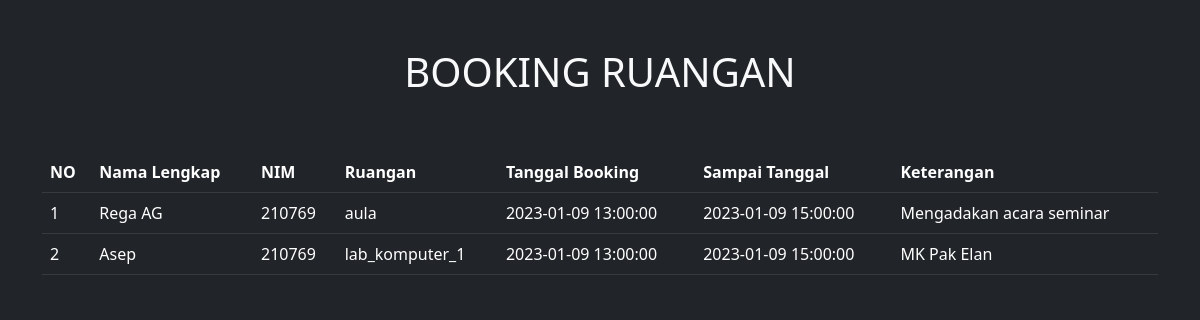
The app's page /booking_ruangan.php with its own data.
### tables this page shows
CREATE TABLE `booking` (
  `id` int(11) NOT NULL,
  `nama_lengkap` varchar(100) NOT NULL,
  `nim` int(10) NOT NULL,
  `tanggal_booking` datetime NOT NULL,
  `sampai_tanggal` datetime NOT NULL,
  `ruangan` varchar(50) NOT NULL,
  `keterangan` varchar(500) NOT NULL
);

### function.php (called while the page is built, shortened)
<?php
    $conn = mysqli_connect("localhost","root","","siak_room");
function query($query){
    global $conn;
    $result = mysqli_query($conn, $query);
    $rows = [];
    while($row = mysqli_fetch_assoc($result)){
        $rows[] = $row;
    }
    return $rows;
}
?>

### booking_ruangan.php (the view, shortened to what this page needs)
<?php
    require 'function.php';
    $booking = query("SELECT * FROM booking");
?>
<!DOCTYPE html>
<html lang="en">
  <head>
    <link
      href="https://cdn.jsdelivr.net/npm/bootstrap@5.0.2/dist/css/bootstrap.min.css"
      rel="stylesheet"
    />
  </head>
  <body class="bg-dark text-light">
    <div class="container">
      <div class="text-center pt-5 pb-5">
        <h1>BOOKING RUANGAN</h1>
      </div>
      <div class="table-responsive">
        <table class="table table-dark">
          <tr>
            <th>NO</th>
            <th>Nama Lengkap</th>
            <th>NIM</th>
            <th>Ruangan</th>
            <th>Tanggal Booking</th>
            <th>Sampai Tanggal</th>
            <th>Keterangan</th>
          </tr>
          <?php $i = 1; ?>
          <?php foreach($booking as $bkg) : ?>
          <tr>
              <td><?= $i; ?></td>
              <td><?= $bkg["nama_lengkap"] ;?></td>
              <td><?= $bkg["nim"] ;?></td>
              <td><?= $bkg["ruangan"] ;?></td>
              <td><?= $bkg["tanggal_booking"] ;?></td>
              <td><?= $bkg["sampai_tanggal"] ;?></td>
              <td><?= $bkg["keterangan"] ;?></td>
          </tr>
          <?php $i++; ?>
          <?php endforeach; ?>
        </table>
      </div>
    </div>
  </body>
</html>

### records on screen
booking: nama_lengkap "Rega AG", nim "210769", ruangan "aula", tanggal_booking "2023-01-09 13:00:00", sampai_tanggal "2023-01-09 15:00:00", keterangan "Mengadakan acara seminar"
booking: nama_lengkap "Asep", nim "210769", ruangan "lab_komputer_1", tanggal_booking "2023-01-09 13:00:00", sampai_tanggal "2023-01-09 15:00:00", keterangan "MK Pak Elan"
